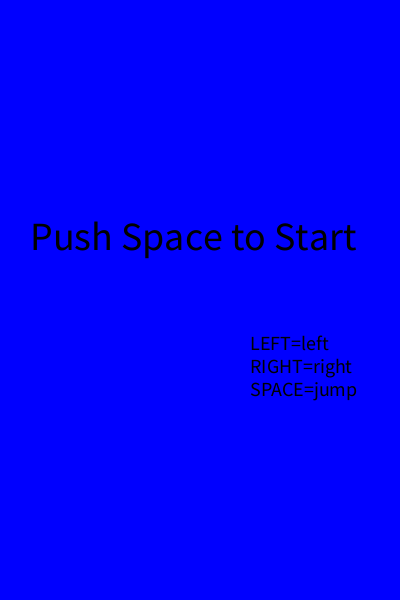
Frame 1 (no input)
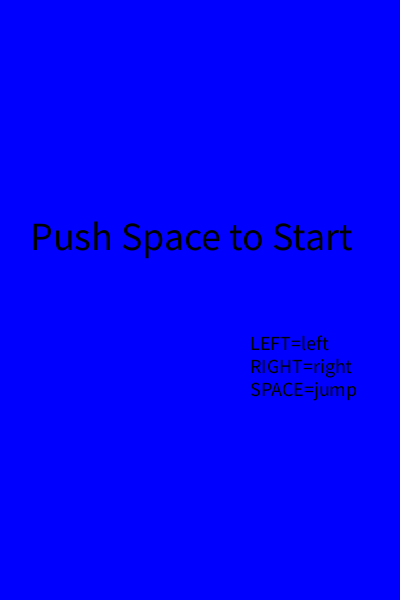
Frame 60 (the mouse pressed at the canvas centre just before this capture)
Frame 120 (the mouse held since frame 60 and released just before this capture): identical to frame 60, image omitted

The Processing sketch that drew these frames (run headless with seeded random() and noise(); from frame 60 on, the mouse is pressed at the canvas centre):

// Processing sketch: MID
// ── MID.pde
ArrayList<PVector> floor = new ArrayList<PVector>();
int g = 400, st = 0, state = 0, rw = int(random(50, 200)), rx = int(random(10, 390));

float marioX = 100, marioY = 180, vx = 0, vy = 0;

void setup() {
  size(400, 600);
  floor.add(new PVector(random(100, 200), 200));
  floor.add(new PVector(random(100, 200), 300));
  floor.add(new PVector(random(100, 200), 400));
  floor.add(new PVector(random(100, 200), 500));
}

void draw() {
  if (state == 0) {
    drawStartScreen();
  } else if (state == 1) {
    if (st == 0) {  
      // start falling
      flying = true;
      st += 1;
    }
    gamePlay();
  } else if (state == 2) {
    
  }
}

void drawStartScreen() {
  background(0, 0, 255);
  textSize(40);
  fill(0);
  text("Push Space to Start", 30, 250);
  textSize(20);
  fill(0);
  text("LEFT=left\nRIGHT=right\nSPACE=jump", 250, 350);
}

void gamePlay() {
  background(#F7DCDC);
  updateMario();
  drawMario();
  drawAndTrueBox(rx, g -= 3, rw, 20);

  for (PVector p : floor) {
    rect(p.x, p.y, 100, 30);
    p.y -= 1;
  }

  if (floor.get(0).y < -30) floor.remove(0);

  if (frameCount % 100 == 1) {
    floor.add(new PVector(random(100, 200), 600));
  }
}

void updateMario() {
  marioX += vx;
  marioY += vy;
  vy += 0.98;

  for (PVector p : floor) {
    if (marioY > p.y && marioY < p.y + 30 && marioX > p.x && marioX < p.x + 100) {
      marioY = p.y - 10;
      vy = 0;
      flying = false;
    }
  }

  if (marioY > height || marioY < 1) {
    state = 2;
  }
}

void drawMario() {
  fill(255, 0, 0);
  ellipse(marioX, marioY, 15, 25);
}

void drawAndTrueBox(int x, int y, int w, int h) {
  fill(#2821FF);
  rect(x, y, w, h);

  if (hitBox(x, y, w, h)) {
    if (vy > 0) {
      marioY = y - 10;
      vy = 0;
      flying = false;
      stand_box = true;
    } else {
      vy = 0;
      marioY = y + h + 10;
    }
  }

  if (stand_box == true && flying == false && leaveBox(x, y, w, h)) {
    stand_box = false;
    flying = true;
    vy = 0;
  }
}

boolean leaveBox(int x, int y, int w, int h) {
  if (x-7 >marioX || marioX>x+w+7) return true;
  else return false;
}

boolean hitBox(int x, int y, int w, int h) {
  if (x-7 <marioX && marioX<x+w+7 && y-10<marioY && marioY<y+h+10) return true;
  else return false;
}

boolean flying = false, stand_box = false;

void keyPressed() {
  if (keyCode == RIGHT) vx = 4;
  if (keyCode == LEFT) vx = -4;
  if (keyCode == 32 && flying == false) {
    vy = -13;
    flying = true;
    stand_box = false;
  }

  if (state == 0 && keyCode == 32) {
    if (state == 0) state = 1;
  }
}

void keyReleased() {
  if (keyCode == RIGHT || keyCode == LEFT) vx = 0;
}

void mousePressed() {// RESET
  
  resetGame();
}

void resetGame() {// RESET
  marioX = 100;
  marioY = 180;
  vx = 0;
  vy = 0;
  state = 0;
  floor.clear();
  floor.add(new PVector(random(100, 200), 200));
  floor.add(new PVector(random(100, 200), 300));
  floor.add(new PVector(random(100, 200), 400));
  floor.add(new PVector(random(100, 200), 500));
}
